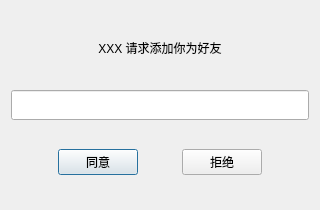
<?xml version="1.0" encoding="UTF-8"?>
<ui version="4.0">
 <class>AuthenFriend</class>
 <widget class="QDialog" name="AuthenFriend">
  <property name="geometry">
   <rect>
    <x>0</x>
    <y>0</y>
    <width>320</width>
    <height>210</height>
   </rect>
  </property>
  <property name="windowTitle">
   <string>Dialog</string>
  </property>
  <layout class="QVBoxLayout" name="verticalLayout">
   <item>
    <widget class="QLabel" name="tip_lb">
     <property name="text">
      <string>XXX 请求添加你为好友</string>
     </property>
     <property name="alignment">
      <set>Qt::AlignCenter</set>
     </property>
    </widget>
   </item>
   <item>
    <widget class="QLineEdit" name="back_ed">
     <property name="maximumSize">
      <size>
       <width>16777215</width>
       <height>30</height>
      </size>
     </property>
     <property name="text">
      <string/>
     </property>
    </widget>
   </item>
   <item>
    <widget class="QWidget" name="widget" native="true">
     <layout class="QHBoxLayout" name="horizontalLayout">
      <item>
       <spacer name="horizontalSpacer">
        <property name="orientation">
         <enum>Qt::Horizontal</enum>
        </property>
        <property name="sizeHint" stdset="0">
         <size>
          <width>40</width>
          <height>20</height>
         </size>
        </property>
       </spacer>
      </item>
      <item>
       <widget class="ClickedBtn" name="agree_btn">
        <property name="text">
         <string>同意</string>
        </property>
       </widget>
      </item>
      <item>
       <spacer name="horizontalSpacer_2">
        <property name="orientation">
         <enum>Qt::Horizontal</enum>
        </property>
        <property name="sizeHint" stdset="0">
         <size>
          <width>40</width>
          <height>20</height>
         </size>
        </property>
       </spacer>
      </item>
      <item>
       <widget class="ClickedBtn" name="reject_btn">
        <property name="text">
         <string>拒绝</string>
        </property>
       </widget>
      </item>
      <item>
       <spacer name="horizontalSpacer_3">
        <property name="orientation">
         <enum>Qt::Horizontal</enum>
        </property>
        <property name="sizeHint" stdset="0">
         <size>
          <width>40</width>
          <height>20</height>
         </size>
        </property>
       </spacer>
      </item>
     </layout>
    </widget>
   </item>
  </layout>
 </widget>
 <customwidgets>
  <customwidget>
   <class>ClickedBtn</class>
   <extends>QPushButton</extends>
   <header>clickedbtn.h</header>
  </customwidget>
 </customwidgets>
 <resources/>
 <connections/>
</ui>
